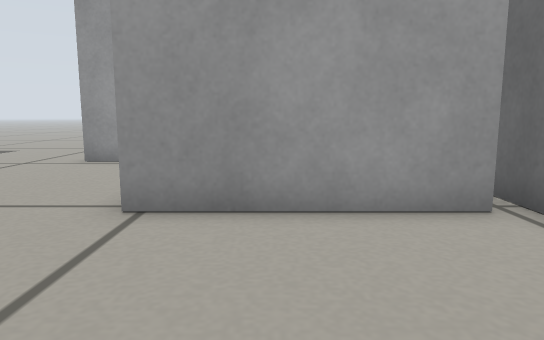
[1] (above)

12 first-person views from a walk through a Gazebo world. The camera is 0.26 m above the floor, tilts 8° down and sees 70° across. The floor is counted in squares, 0.2 m on a side. Each view is taken from the middle of a square. On the plan, view 1 faces up. The plan holds only what a view shows up to about 16 squares ahead; the rest is blank.

[2]
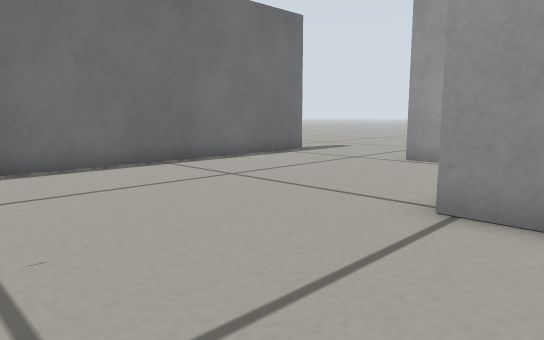

[3]
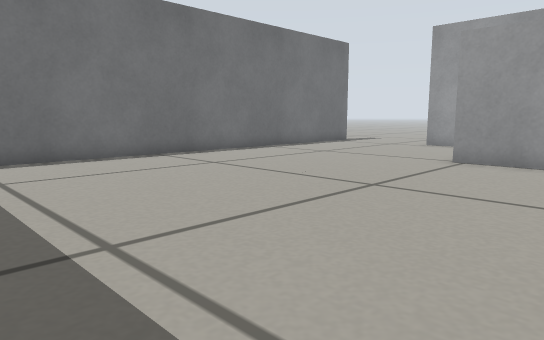

[4]
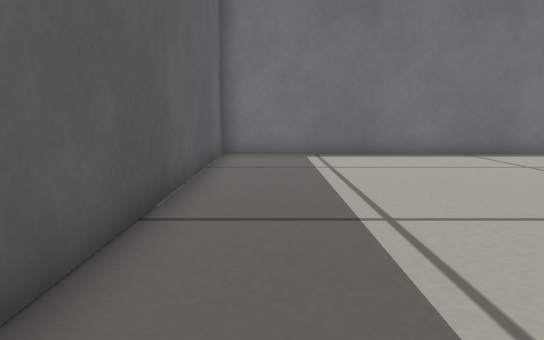

[5]
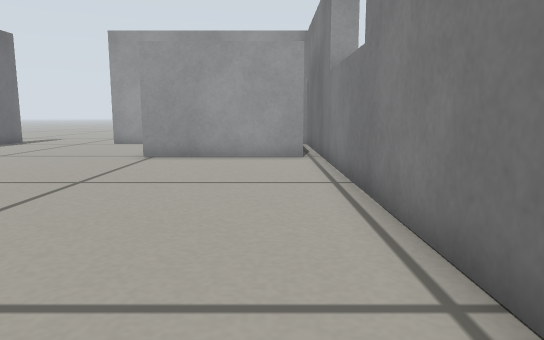

[6]
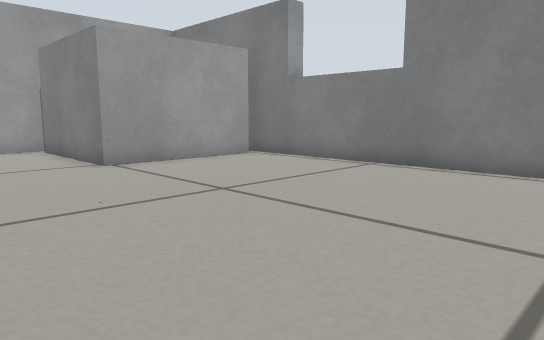

[7]
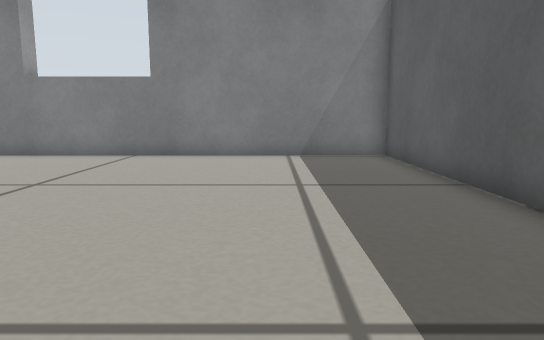

[8]
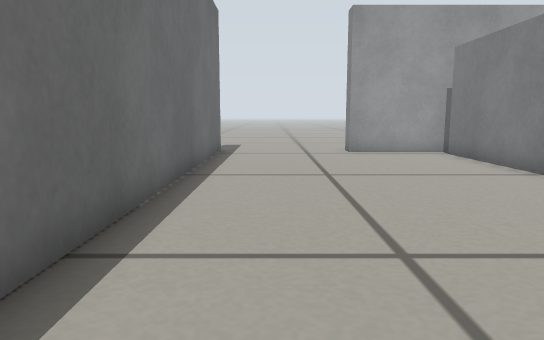

[9]
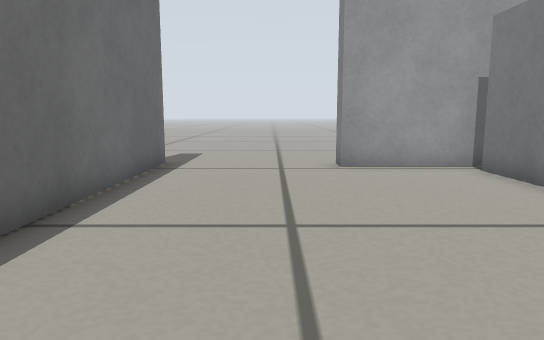

[10]
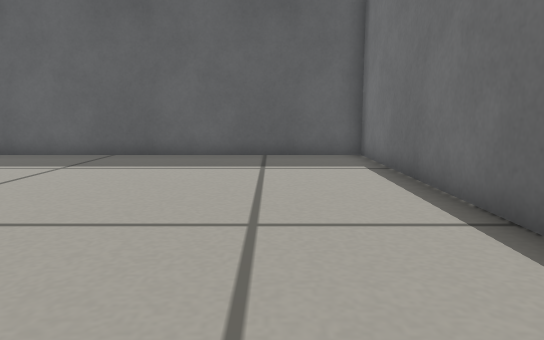

[11]
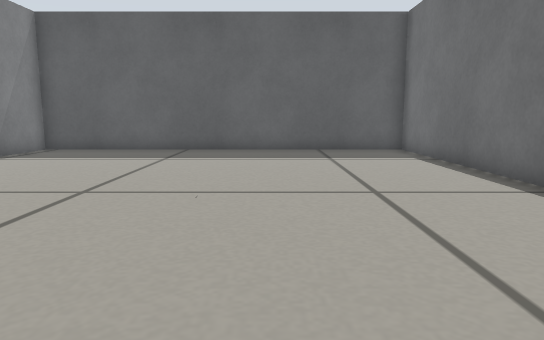

[12]
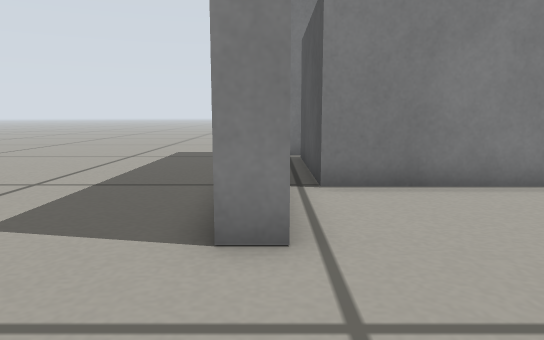

### Floor plan
Key: @ floor where view 1 was taken; # wall or solid block; . floor; B grey box.
Columns run from 10 left of view 1 to 4 right of it. Each row starts with its distance up from view 1.
 13 .............
 12 ...........
 11 #....####
 10 #.......BBBBBB#
  9 #.......B     #
  8 #.......B     #
  7 #.......B     #
  6 #.......B     #
  5 #.......BBBBBB#
  4 #.............#
  3 #.............#
  2 #.............#
  1 #.............#
  0 #.........@...#
 -1 #.............#
 -2 #.............#
 -3 #.............#
 -4 #.............#
 -5 #.............#
 -6 #.............#
 -7 #.............#
 -8 ###############

Where each view was taken, in squares from view 1:
view 1: 0 up, 0 right, facing up
view 2: 0 up, 0 right, facing up-left
view 3: 6 down, 2 right, facing up-left
view 4: 6 down, 3 right, facing left
view 5: 7 down, 2 right, facing up
view 6: 5 down, 6 left, facing up-right
view 7: 4 down, 9 left, facing right
view 8: 3 down, 8 left, facing up
view 9: 1 up, 7 left, facing up
view 10: 5 up, 7 left, facing down
view 11: 7 up, 5 left, facing down
view 12: 11 up, 9 left, facing right
